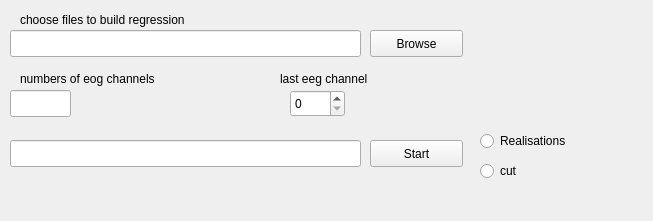
<?xml version="1.0" encoding="UTF-8"?>
<ui version="4.0">
 <class>Eyes</class>
 <widget class="QWidget" name="Eyes">
  <property name="geometry">
   <rect>
    <x>0</x>
    <y>0</y>
    <width>653</width>
    <height>221</height>
   </rect>
  </property>
  <property name="windowTitle">
   <string>Form</string>
  </property>
  <widget class="QLineEdit" name="lineEdit">
   <property name="geometry">
    <rect>
     <x>10</x>
     <y>30</y>
     <width>351</width>
     <height>27</height>
    </rect>
   </property>
  </widget>
  <widget class="QPushButton" name="browseButton">
   <property name="geometry">
    <rect>
     <x>370</x>
     <y>30</y>
     <width>93</width>
     <height>27</height>
    </rect>
   </property>
   <property name="text">
    <string>Browse</string>
   </property>
  </widget>
  <widget class="QLabel" name="label_2">
   <property name="geometry">
    <rect>
     <x>20</x>
     <y>10</y>
     <width>240</width>
     <height>20</height>
    </rect>
   </property>
   <property name="text">
    <string>choose files to build regression</string>
   </property>
  </widget>
  <widget class="QPushButton" name="startButton">
   <property name="geometry">
    <rect>
     <x>370</x>
     <y>140</y>
     <width>93</width>
     <height>27</height>
    </rect>
   </property>
   <property name="text">
    <string>Start</string>
   </property>
  </widget>
  <widget class="QLabel" name="label">
   <property name="geometry">
    <rect>
     <x>20</x>
     <y>70</y>
     <width>170</width>
     <height>17</height>
    </rect>
   </property>
   <property name="text">
    <string>numbers of eog channels</string>
   </property>
  </widget>
  <widget class="QLineEdit" name="lineEdit_2">
   <property name="geometry">
    <rect>
     <x>10</x>
     <y>90</y>
     <width>61</width>
     <height>27</height>
    </rect>
   </property>
  </widget>
  <widget class="QLabel" name="label_3">
   <property name="geometry">
    <rect>
     <x>280</x>
     <y>70</y>
     <width>120</width>
     <height>17</height>
    </rect>
   </property>
   <property name="text">
    <string>last eeg channel</string>
   </property>
  </widget>
  <widget class="QSpinBox" name="spinBox">
   <property name="geometry">
    <rect>
     <x>290</x>
     <y>90</y>
     <width>55</width>
     <height>27</height>
    </rect>
   </property>
  </widget>
  <widget class="QLineEdit" name="lineEdit_3">
   <property name="geometry">
    <rect>
     <x>10</x>
     <y>140</y>
     <width>351</width>
     <height>27</height>
    </rect>
   </property>
  </widget>
  <widget class="QRadioButton" name="realisationsRadioButton">
   <property name="geometry">
    <rect>
     <x>480</x>
     <y>130</y>
     <width>116</width>
     <height>22</height>
    </rect>
   </property>
   <property name="text">
    <string>Realisations</string>
   </property>
  </widget>
  <widget class="QRadioButton" name="cutRadioButton">
   <property name="geometry">
    <rect>
     <x>480</x>
     <y>160</y>
     <width>116</width>
     <height>22</height>
    </rect>
   </property>
   <property name="text">
    <string>cut</string>
   </property>
  </widget>
 </widget>
 <resources/>
 <connections/>
</ui>
